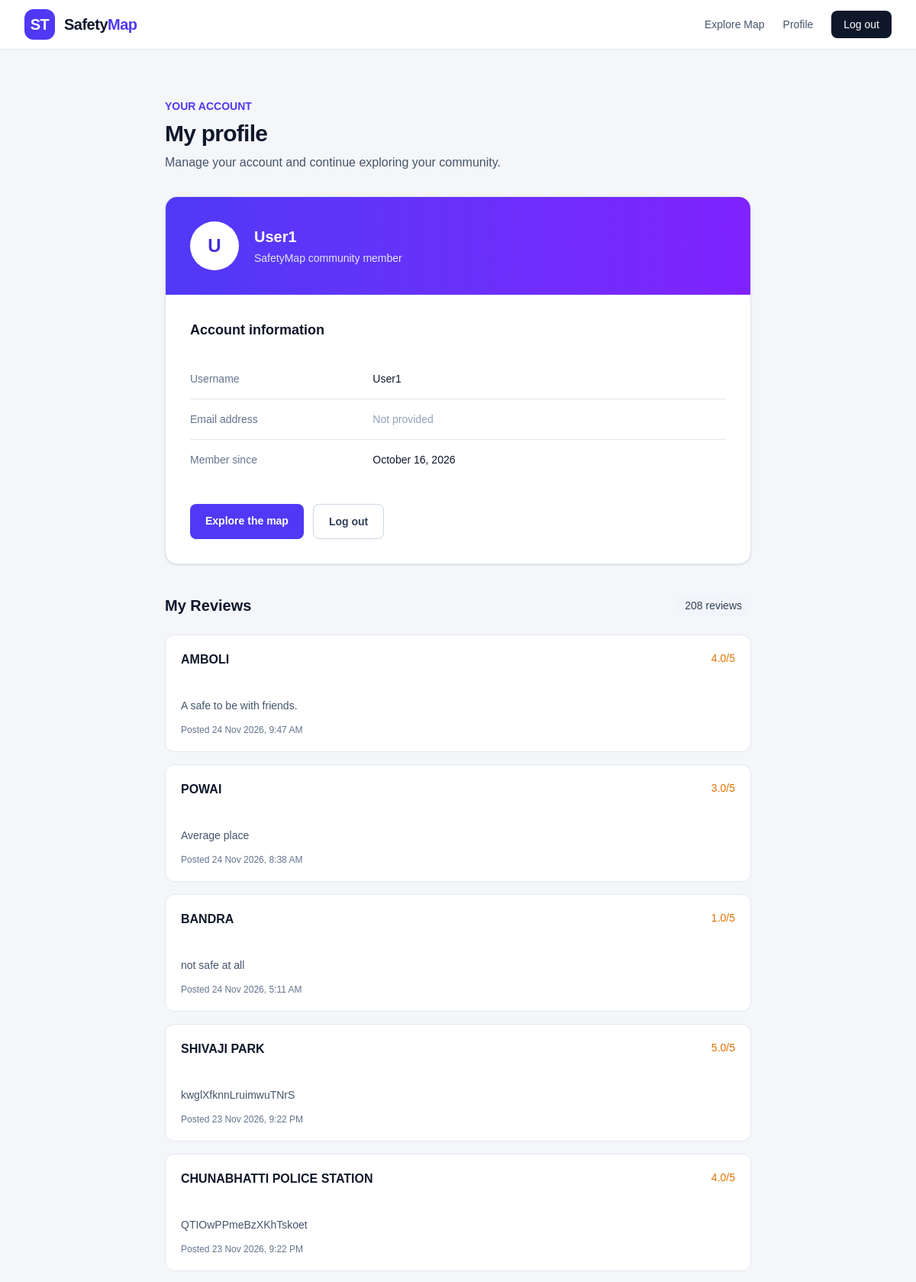
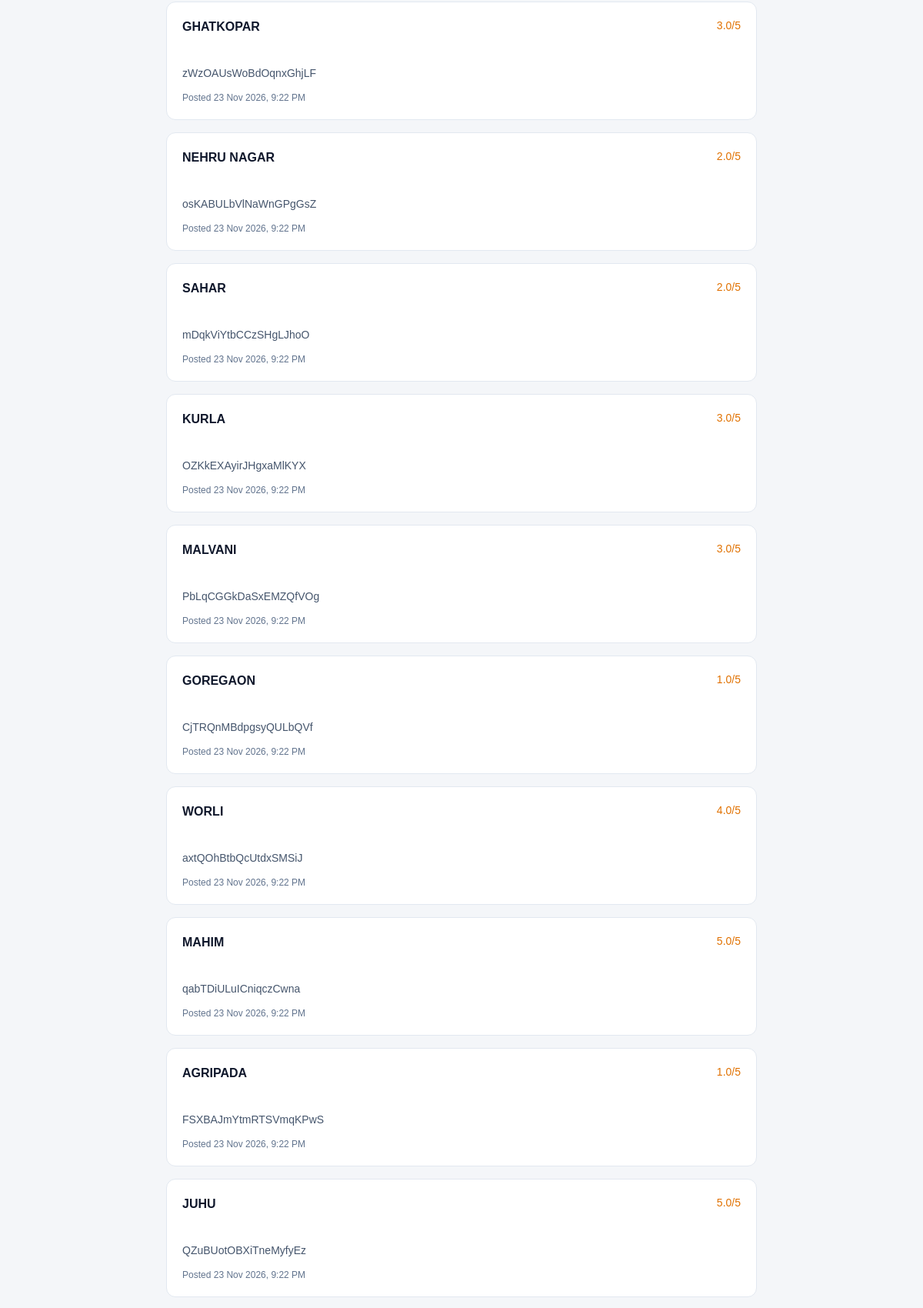
/accounts/profile/ (signed in, upper part), run on the app's committed database (2 pictures, top to bottom).
### crime_data/models.py (models this page shows, shortened)
class Region_Reviews(models.Model):
    user = models.ForeignKey(
        User,
        on_delete=models.CASCADE,
        related_name="region_reviews",
        null=True,
        blank=True,
    )
    police_station = models.ForeignKey(
        PoliceStation,
        on_delete=models.PROTECT,
        related_name="reviews",
        null=True,
        blank=True,
    )
    review = models.TextField(max_length=2048)
    rating = models.PositiveSmallIntegerField()
    created_at = models.DateTimeField(auto_now_add=True,null=True,
    blank=True,)
    class Meta:
        ordering = ["-created_at"]

class PoliceStation(models.Model):
    name = models.CharField(max_length=100, unique=True)
    class Meta:
        ordering = ["name"]

### accounts/views.py (the view)
# urls.py: path("profile/",views.profile,name="profile"),
@login_required
def profile(request):
    profile, created = Profile.objects.get_or_create(
        user=request.user
    )
    if request.method == "POST":
        form = ProfileForm(
            request.POST,
            request.FILES,
            instance=profile
        )
        if form.is_valid():
            form.save()
            return redirect("profile")
    else:
        form = ProfileForm(instance=profile)
    reviews = request.user.region_reviews.select_related(
        "police_station"
    ).all()
    return render(
        request,
        "accounts/profile.html",
        {
            "form": form,
            "profile": profile,
            "reviews": reviews,
            "total_reviews": reviews.count(),
        }
    )

### accounts/templates/accounts/profile.html (shortened to what this page needs)
{% extends "app/base.html" %}
{% block content %}
<section class="px-4 py-12 sm:py-16">
    <div class="mx-auto max-w-3xl">
        <div class="mb-8">
            <p class="text-sm font-semibold text-indigo-600">YOUR ACCOUNT</p>
            <h1 class="mt-2 text-3xl font-bold tracking-tight text-slate-900">
                My profile
            </h1>
            <p class="mt-2 text-slate-600">
                Manage your account and continue exploring your community.
            </p>
        </div>
        <div class="overflow-hidden rounded-2xl border border-slate-200 bg-white shadow-sm">
            <div class="bg-gradient-to-r from-indigo-600 to-violet-600 px-6 py-8 sm:px-8">
                <div class="flex items-center gap-5">
                    <div class="flex h-16 w-16 shrink-0 items-center justify-center rounded-full bg-white text-2xl font-bold text-indigo-700">
                        {{ user.username|first|upper }}
                    </div>
                    <div>
                        <h2 class="text-xl font-bold text-white">
                            {{ user.username }}
                        </h2>
                        <p class="mt-1 text-sm text-indigo-100">
                            SafetyMap community member
                        </p>
                    </div>
                </div>
            </div>
            <div class="p-6 sm:p-8">
                <h3 class="text-lg font-semibold text-slate-900">
                    Account information
                </h3>
                <dl class="mt-6 divide-y divide-slate-200">
                    <div class="grid gap-1 py-4 sm:grid-cols-3 sm:gap-4">
                        <dt class="text-sm font-medium text-slate-500">
                            Username
                        </dt>
                        <dd class="text-sm font-medium text-slate-900 sm:col-span-2">
                            {{ user.username }}
                        </dd>
                    </div>
                    <div class="grid gap-1 py-4 sm:grid-cols-3 sm:gap-4">
                        <dt class="text-sm font-medium text-slate-500">
                            Email address
                        </dt>
                        <dd class="text-sm text-slate-900 sm:col-span-2">
                            {% if user.email %}
                                {{ user.email }}
                            {% else %}
                                <span class="text-slate-400">Not provided</span>
                            {% endif %}
                        </dd>
                    </div>
                    <div class="grid gap-1 py-4 sm:grid-cols-3 sm:gap-4">
                        <dt class="text-sm font-medium text-slate-500">
                            Member since
                        </dt>
                        <dd class="text-sm text-slate-900 sm:col-span-2">
                            {{ user.date_joined|date:"F j, Y" }}
                        </dd>
                    </div>
                </dl>
                <div class="mt-8 flex flex-col gap-3 sm:flex-row">
                    <a href="{% url 'home' %}"
                       class="inline-flex justify-center rounded-lg bg-indigo-600 px-5 py-3 text-sm font-semibold text-white hover:bg-indigo-700">
                        Explore the map
                    </a>
                    <form method="post" action="{% url 'logout' %}">
                        <button type="submit"
                            class="w-full rounded-lg border border-slate-300 px-5 py-3 text-sm font-semibold text-slate-700 hover:bg-slate-50">
                            Log out
                        </button>
                    </form>
                </div>
            </div>
        </div>
        <section class="mt-10">
            <div class="mb-6 flex items-center justify-between">
                <h2 class="text-xl font-semibold text-slate-900">
                    My Reviews
                </h2>
                <span class="rounded-full bg-slate-100 px-3 py-1 text-sm font-medium text-slate-700">
                    {{ total_reviews }} reviews
                </span>
            </div>
            {% for review in reviews %}
                <article class="mb-4 rounded-xl border border-slate-200 bg-white p-5">
                    <div class="flex items-start justify-between gap-4">
                        <h3 class="font-semibold text-slate-900">
                            {{ review.police_station.name }}
                        </h3>
                        <span class="text-sm font-medium text-amber-600">
                            {{ review.rating }}/5
                        </span>
                    </div>
                    <p class="mt-3 whitespace-pre-line text-sm leading-6 text-slate-600">
                        {{ review.review }}
                    </p>
                    <p class="mt-3 text-xs text-slate-500">
                        Posted {{ review.created_at|date:"d M Y, g:i A" }}
                    </p>
                </article>
            {% endfor %}
        </section>
    </div>
</section>
{% endblock %}

### crime_data/static/crime_data/css/styles.css (style rules this page uses)
* { box-sizing: border-box; }
body { margin: 0; font-family: Arial, sans-serif; background: #f4f6f9; }

### data on the page
Region_Reviews: police_station.name "AMBOLI", rating "4.0", review "A safe to be with friends.", created_at "24 Nov 2026, 9:47 AM"
Region_Reviews: police_station.name "POWAI", rating "3.0", review "Average place", created_at "24 Nov 2026, 8:38 AM"
Region_Reviews: police_station.name "BANDRA", rating "1.0", review "not safe at all", created_at "24 Nov 2026, 5:11 AM"
Region_Reviews: police_station.name "SHIVAJI PARK", rating "5.0", review "kwglXfknnLruimwuTNrS", created_at "23 Nov 2026, 9:22 PM"
Region_Reviews: police_station.name "CHUNABHATTI POLICE STATION", rating "4.0", review "QTIOwPPmeBzXKhTskoet", created_at "23 Nov 2026, 9:22 PM"
Region_Reviews: police_station.name "GHATKOPAR", rating "3.0", review "zWzOAUsWoBdOqnxGhjLF", created_at "23 Nov 2026, 9:22 PM"
Region_Reviews: police_station.name "NEHRU NAGAR", rating "2.0", review "osKABULbVlNaWnGPgGsZ", created_at "23 Nov 2026, 9:22 PM"
Region_Reviews: police_station.name "SAHAR", rating "2.0", review "mDqkViYtbCCzSHgLJhoO", created_at "23 Nov 2026, 9:22 PM"
Region_Reviews: police_station.name "KURLA", rating "3.0", review "OZKkEXAyirJHgxaMlKYX", created_at "23 Nov 2026, 9:22 PM"
Region_Reviews: police_station.name "MALVANI", rating "3.0", review "PbLqCGGkDaSxEMZQfVOg", created_at "23 Nov 2026, 9:22 PM"
Region_Reviews: police_station.name "GOREGAON", rating "1.0", review "CjTRQnMBdpgsyQULbQVf", created_at "23 Nov 2026, 9:22 PM"
Region_Reviews: police_station.name "WORLI", rating "4.0", review "axtQOhBtbQcUtdxSMSiJ", created_at "23 Nov 2026, 9:22 PM"
Region_Reviews: police_station.name "MAHIM", rating "5.0", review "qabTDiULuICniqczCwna", created_at "23 Nov 2026, 9:22 PM"
Region_Reviews: police_station.name "AGRIPADA", rating "1.0", review "FSXBAJmYtmRTSVmqKPwS", created_at "23 Nov 2026, 9:22 PM"
Region_Reviews: police_station.name "JUHU", rating "5.0", review "QZuBUotOBXiTneMyfyEz", created_at "23 Nov 2026, 9:22 PM"

### other printed values
{{ user.username|first|upper }} "U"
{{ user.username }} "User1"
{{ user.date_joined|date:"F j, Y" }} "October 16, 2026"
{{ total_reviews }} "208"
